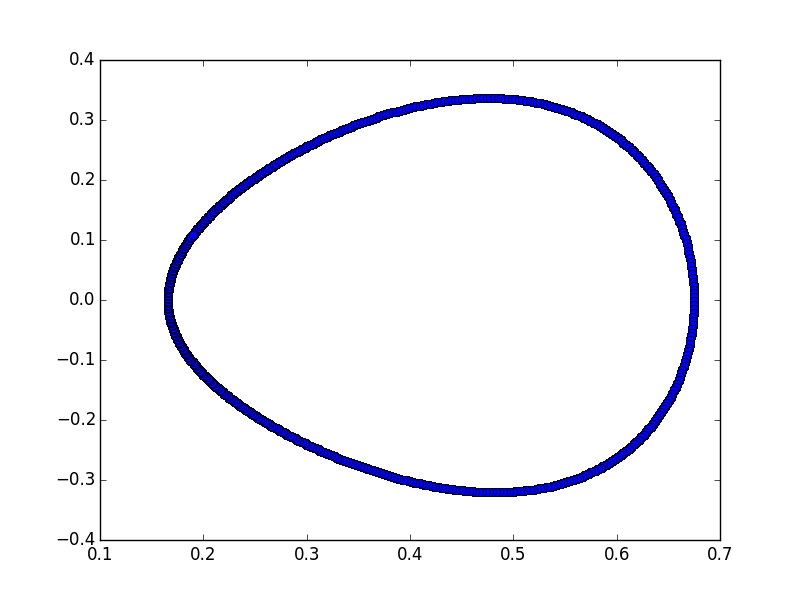

This chart was generated by the following Python code:
#!/usr/bin/env python2
import numpy as np
import matplotlib.pyplot as plt

class Duffing():
     #m * d^2x /dt^2 = -kx -Ax^3 - Bdx/dt +Rcos(wt)
    def __init__(self, k=-1.0, A=4.0, B=0.154, R=0.1, w=1.2199778, X0=0.1, V0=0.1, T0=0.0):
	self.k=k
	self.A=A
	self.B=B
	self.R=R
	self.w=w
	self.Xn=X0
	self.Vn=V0
	self.Tn=T0
	self.period = 2 * np.pi / self.w
	self.dt = self.period/500

    def dx(self, v):
	return v
    def dv(self, x, v, t):
	return -self.k*x -self.A*x*x*x -self.B*v +self.R*np.cos(self.w*t)

    def KX1(self, x, v, t):
	return self.dx(v)*self.dt
    def KX2(self, x, v, t):
	return self.dx(v + self.KV1(x,v,t)/2 )*self.dt
    def KX3(self, x, v, t):
	return self.dx(v + self.KV2(x,v,t)/2 )*self.dt
    def KX4(self, x,v,t):
	return self.dx(v + self.KV3(x,v,t))*self.dt

    def KV1(self, x, v, t):
	return self.dv(x,v,t)*self.dt
    def KV2(self, x, v, t):
	return self.dv(x+self.KX1(x,v,t)/2,v+self.KV1(x,v,t)/2,t+self.dt/2)*self.dt
    def KV3(self, x, v, t):
	return self.dv(x+self.KX2(x,v,t)/2,v+self.KV2(x,v,t)/2,t+self.dt/2)*self.dt
    def KV4(self, x, v, t):
	return self.dv(x+self.KX3(x,v,t),v+self.KV3(x,v,t),t+self.dt)*self.dt

    def T(self):
	while True:
	    self.Tn = self.Tn + self.dt #Use Euler because T is linear
	    yield self.Tn

    def X(self):
	while True:
	    self.Xn = self.Xn + self.KX1(self.Xn, self.Vn, self.Tn)/6 + \
		self.KX2(self.Xn, self.Vn, self.Tn)/3 + \
		self.KX3(self.Xn, self.Vn, self.Tn)/3 + \
		self.KX4(self.Xn, self.Vn, self.Tn)/6
	    yield self.Xn

    def V(self):
	while True:
	    self.Vn = self.Vn + self.KV1(self.Xn, self.Vn, self.Tn)/6 + \
		self.KV2(self.Xn, self.Vn, self.Tn)/3 + \
		self.KV3(self.Xn, self.Vn, self.Tn)/3 + \
		self.KV4(self.Xn, self.Vn, self.Tn)/6
	    yield self.Vn

    def do_iter(self):
	t = self.T()
	x = self.X()
	v = self.V()
	return t.next(),x.next(),v.next()

def main():
    k = -1.0
    A = 4.0
    B = 0.154
    R = 0.1
    w = 1.2199778
    X0 = 0.1
    V0 = 0.1
    T0 = 0.0
    try:
	k = float(raw_input("k: [%s]" % k))
    except:
	pass
    try:
	A = float(raw_input("A: [%s]" % A))
    except:
	pass
    try:
	B = float(raw_input("B: [%s]" % B))
    except:
	pass
    try:
	R = float(raw_input("R: [%s]" % R))
    except:
	pass
    try:
	w = float(raw_input("w: [%s]" % w))
    except:
	pass
    try:
	X0 = float(raw_input("X0: [%s]" % X0))
    except:
	pass
    try:
	V0 = float(raw_input("V0: [%s]" % V0))
    except:
	pass
    try:
	T0 = float(raw_input("T0: [%s]" % T0))
    except:
	pass
    duffing = Duffing(k=k, A=A, B=B, R=R, w=w, X0=X0, V0=V0, T0=T0)
    for n in xrange(10000):
        tn, xn, vn = duffing.do_iter()
        periods = tn/duffing.period
        print "t = %sT" % periods
        if periods > 10:
            plt.plot(xn,vn, "bo")
    plt.xlabel("x")
    plt.ylabel("v")
    plt.savefig("duffing-k=%s-A=%s-B=%s-R=%s-w=%s-X0=%s-V0=%s-T0=%s.png" % (k, A, B, R, w, X0, V0, T0))

if __name__ == "__main__":
    main()
